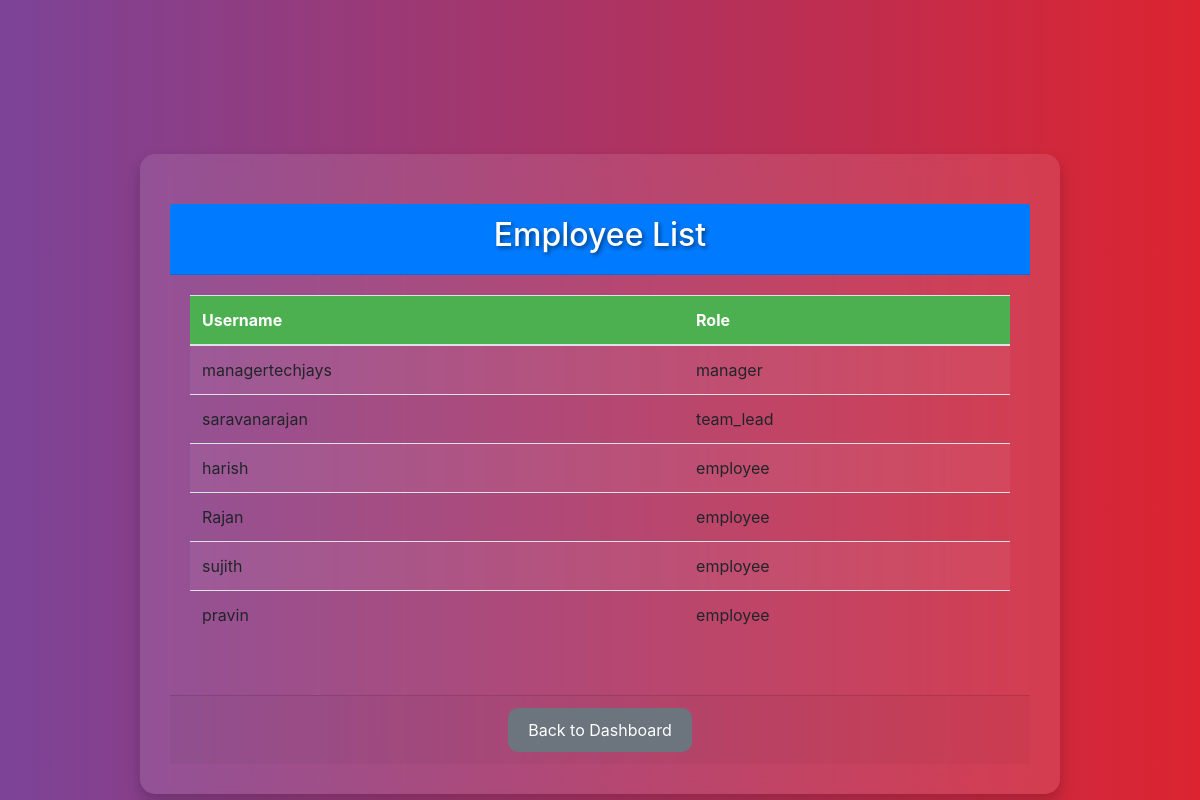
Page /employee_list/ (signed in) on the committed database.
### management/models.py (models this page shows, shortened)
class Employee(models.Model):
    user = models.OneToOneField(User, on_delete=models.CASCADE)  # Link to the built-in Django User model
    role = models.CharField(max_length=100)  # Role such as "Team Lead" or "Manager"

### management/views.py (the view)
# urls.py: path('employee_list/', views.employee_list, name='employee_list'),
@login_required
def employee_list(request):
    employees = Employee.objects.all()  # Adjust this query if you need to filter by specific criteria
    return render(request, 'management/employee_list.html', {'employees': employees})

### management/templates/management/employee_list.html (shortened to what this page needs)
{% load static %}
<!DOCTYPE html>
<html lang="en">
<head>
    <link rel="stylesheet" href="https://stackpath.bootstrapcdn.com/bootstrap/4.3.1/css/bootstrap.min.css">
    <link rel="stylesheet" href="https://cdnjs.cloudflare.com/ajax/libs/font-awesome/5.15.3/css/all.min.css">
</head>
<body>
    <div class="container mt-5">
        <div class="row justify-content-center">
            <div class="col-md-10">
                <div class="card">
                    <div class="card-header text-center bg-primary text-white">
                        <h2>Employee List</h2>
                    </div>
                    <div class="card-body">
                        <table class="table table-striped table-hover">
                            <thead>
                                <tr>
                                    <th>Username</th>
                                    <th>Role</th>
                                </tr>
                            </thead>
                            <tbody>
                                {% for employee in employees %}
                                <tr>
                                    <td>{{ employee.user.username }}</td>
                                    <td>{{ employee.role }}</td>
                                </tr>
                                {% endfor %}
                            </tbody>
                        </table>
                    </div>
                    <div class="card-footer text-center">
                        <a href="{% url 'manager_dashboard' %}" class="btn btn-secondary">Back to Dashboard</a>
                    </div>
                </div>
            </div>
        </div>
    </div>
</body>
</html>

### management/templates/management/employee_list.html (style rules this page uses)
body { background: linear-gradient(to right, #7b4397, #dc2430); color: white; min-height: 100vh; display: flex; align-items: center; justify-content: center; padding-top: 50px; }
.card { background-color: rgba(255, 255, 255, 0.1); border: none; border-radius: 15px; backdrop-filter: blur(10px); padding: 30px; box-shadow: 0 8px 15px rgba(0, 0, 0, 0.2); transition: all 0.3s ease; }
.table thead th { background-color: #4caf50; color: white; }
.table-striped tbody tr:nth-of-type(odd) { background-color: rgba(255, 255, 255, 0.05); }
.btn-secondary { background-color: #6c757d; border: none; border-radius: 10px; padding: 10px 20px; font-size: 16px; transition: all 0.3s ease; }
h2 { color: #fff; text-shadow: 2px 2px 4px rgba(0, 0, 0, 0.5); }
.container { padding-top: 50px; }
.text-center { margin-top: 20px; }

### rows in the picture
Employee: user.username "managertechjays", role "manager"
Employee: user.username "saravanarajan", role "team_lead"
Employee: user.username "harish", role "employee"
Employee: user.username "Rajan", role "employee"
Employee: user.username "sujith", role "employee"
Employee: user.username "pravin", role "employee"
